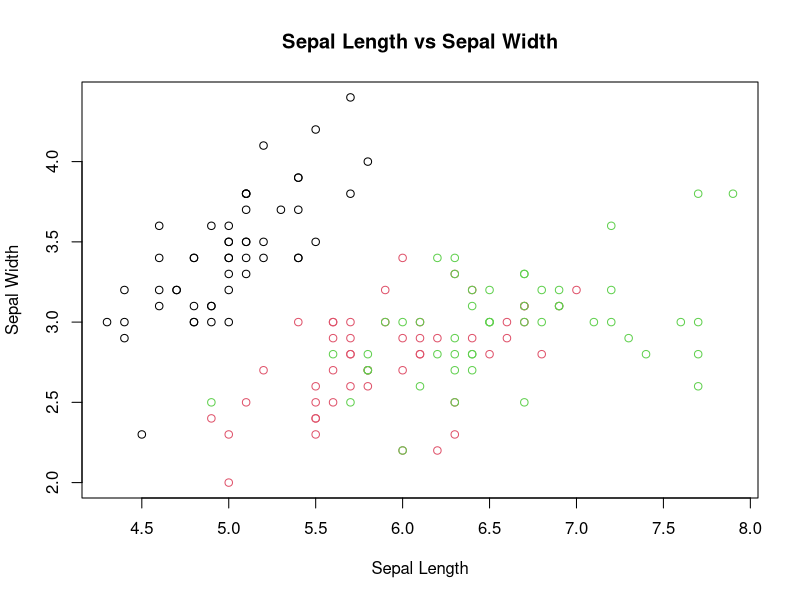
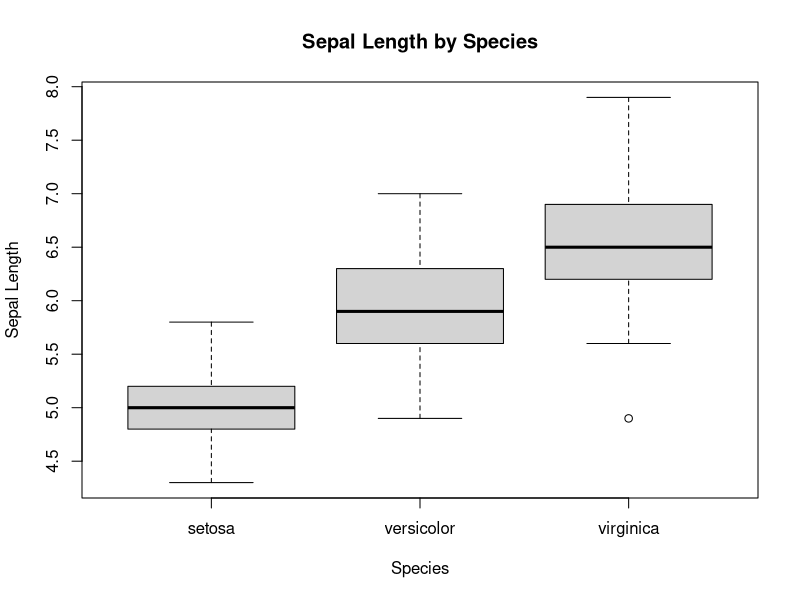

Write the R code that produced these figures, in order.
#Load the built-in Iris dataset
data(iris)

# View the first few rows of the dataset
head(iris)

# Summary statistics for the dataset
summary(iris)

# Standard deviation for numeric columns
sapply(iris[, 1:4], sd)

# Scatter plot: Sepal.Length vs Sepal.Width, colored by species
plot(iris$Sepal.Length, iris$Sepal.Width, col=iris$Species, 
     main="Sepal Length vs Sepal Width", xlab="Sepal Length", ylab="Sepal Width")

# Boxplot for Sepal.Length by species
boxplot(Sepal.Length ~ Species, data=iris, main="Sepal Length by Species",
        xlab="Species", ylab="Sepal Length")

# Perform ANOVA to see if Sepal.Length differs between species
anova_result <- aov(Sepal.Length ~ Species, data=iris)
summary(anova_result)

# Correlation matrix of the numeric variables
cor(iris[, 1:4])